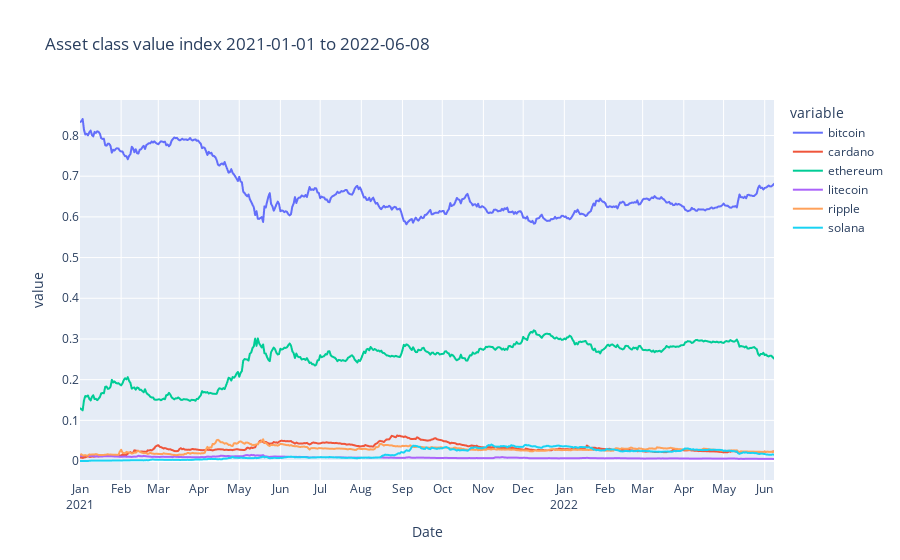

Notebook code cell kept with this figure:
### Markdown cell above
## Value Index

### Code cell
import plotly.express as px

index_df = cls_etp.get_value_index(market_df)

_min_date = (index_df["Date"].min()).date()
_max_date = (index_df["Date"].max()).date()
_title = "Asset class value index "+str(_min_date)+" to "+str(_max_date)
fig = px.line(index_df, x="Date", y=index_df.columns,
              hover_data={"Date": "|%B %d, %Y"},
              title=_title)
fig.update_xaxes(
    dtick="M1",
    tickformat="%b\n%Y")
fig.show()

### Figure 1 — Plotly figure (JSON) as saved in the notebook; plotly's stock layout.template omitted (floating-point values rounded to 4 significant figures; data arrays with more than 128 entries replaced by an {"elided": "..."} marker saying what was removed)
{"data": [{"hovertemplate": "variable=bitcoin<br>Date=%{x|%B %d, %Y}<br>value=%{y}<extra></extra>", "legendgroup": "bitcoin", "line": {"color": "#636efa", "dash": "solid"}, "marker": {"symbol": "circle"}, "mode": "lines", "name": "bitcoin", "showlegend": true, "type": "scattergl", "x": {"elided": "524 str values"}, "xaxis": "x", "y": {"elided": "524 float values"}, "yaxis": "y"}, {"hovertemplate": "variable=cardano<br>Date=%{x|%B %d, %Y}<br>value=%{y}<extra></extra>", "legendgroup": "cardano", "line": {"color": "#EF553B", "dash": "solid"}, "marker": {"symbol": "circle"}, "mode": "lines", "name": "cardano", "showlegend": true, "type": "scattergl", "x": {"elided": "524 str values"}, "xaxis": "x", "y": {"elided": "524 float values"}, "yaxis": "y"}, {"hovertemplate": "variable=ethereum<br>Date=%{x|%B %d, %Y}<br>value=%{y}<extra></extra>", "legendgroup": "ethereum", "line": {"color": "#00cc96", "dash": "solid"}, "marker": {"symbol": "circle"}, "mode": "lines", "name": "ethereum", "showlegend": true, "type": "scattergl", "x": {"elided": "524 str values"}, "xaxis": "x", "y": {"elided": "524 float values"}, "yaxis": "y"}, {"hovertemplate": "variable=litecoin<br>Date=%{x|%B %d, %Y}<br>value=%{y}<extra></extra>", "legendgroup": "litecoin", "line": {"color": "#ab63fa", "dash": "solid"}, "marker": {"symbol": "circle"}, "mode": "lines", "name": "litecoin", "showlegend": true, "type": "scattergl", "x": {"elided": "524 str values"}, "xaxis": "x", "y": {"elided": "524 float values"}, "yaxis": "y"}, {"hovertemplate": "variable=ripple<br>Date=%{x|%B %d, %Y}<br>value=%{y}<extra></extra>", "legendgroup": "ripple", "line": {"color": "#FFA15A", "dash": "solid"}, "marker": {"symbol": "circle"}, "mode": "lines", "name": "ripple", "showlegend": true, "type": "scattergl", "x": {"elided": "524 str values"}, "xaxis": "x", "y": {"elided": "524 float values"}, "yaxis": "y"}, {"hovertemplate": "variable=solana<br>Date=%{x|%B %d, %Y}<br>value=%{y}<extra></extra>", "legendgroup": "solana", "line": {"color": "#19d3f3", "dash": "solid"}, "marker": {"symbol": "circle"}, "mode": "lines", "name": "solana", "showlegend": true, "type": "scattergl", "x": {"elided": "524 str values"}, "xaxis": "x", "y": {"elided": "524 float values"}, "yaxis": "y"}], "layout": {"legend": {"title": {"text": "variable"}, "tracegroupgap": 0}, "title": {"text": "Asset class value index 2021-01-01 to 2022-06-08"}, "xaxis": {"anchor": "y", "domain": [0, 1], "dtick": "M1", "tickformat": "%b\n%Y", "title": {"text": "Date"}}, "yaxis": {"anchor": "x", "domain": [0, 1], "title": {"text": "value"}}}}
